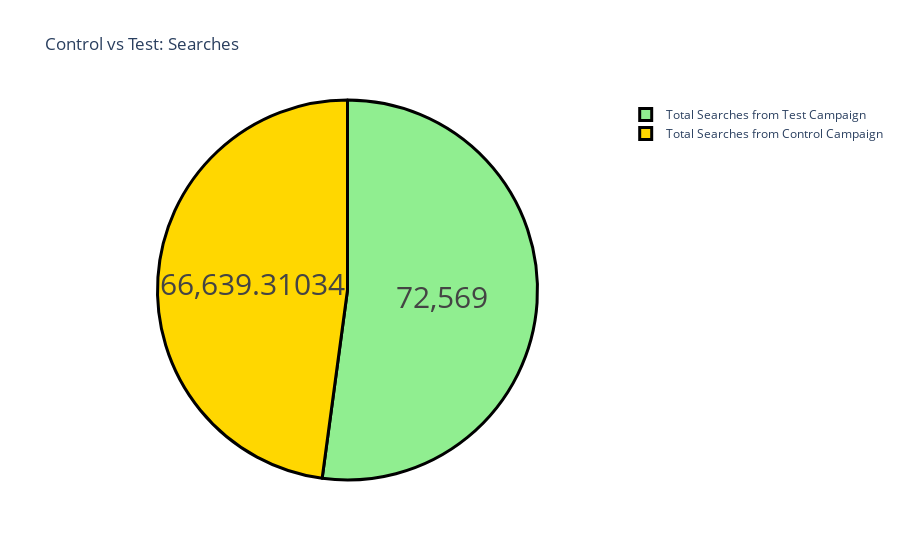

This figure's notebook cell:
### Code cell
label = ["Total Searches from Control Campaign", 
         "Total Searches from Test Campaign"]
counts = [sum(control_data['Searches Received']), sum(test_data['Searches Received'])]
colors = ['gold','lightgreen']
fig = go.Figure(data = [go.Pie(labels=label, values=counts)])
fig.update_layout(title_text = 'Control vs Test: Searches')
fig.update_traces(hoverinfo='label+percent', textinfo='value', 
                  textfont_size=30,
                  marker=dict(colors=colors, 
                              line=dict(color='black', width=3)))
fig.show()

### Figure 1 — Plotly figure (JSON) as saved in the notebook; plotly's stock layout.template omitted (floating-point values rounded to 4 significant figures)
{"data": [{"hoverinfo": "label+percent", "labels": ["Total Searches from Control Campaign", "Total Searches from Test Campaign"], "marker": {"colors": ["gold", "lightgreen"], "line": {"color": "black", "width": 3}}, "textfont": {"size": 30}, "textinfo": "value", "type": "pie", "values": [66640.0, 72569]}], "layout": {"title": {"text": "Control vs Test: Searches"}}}
